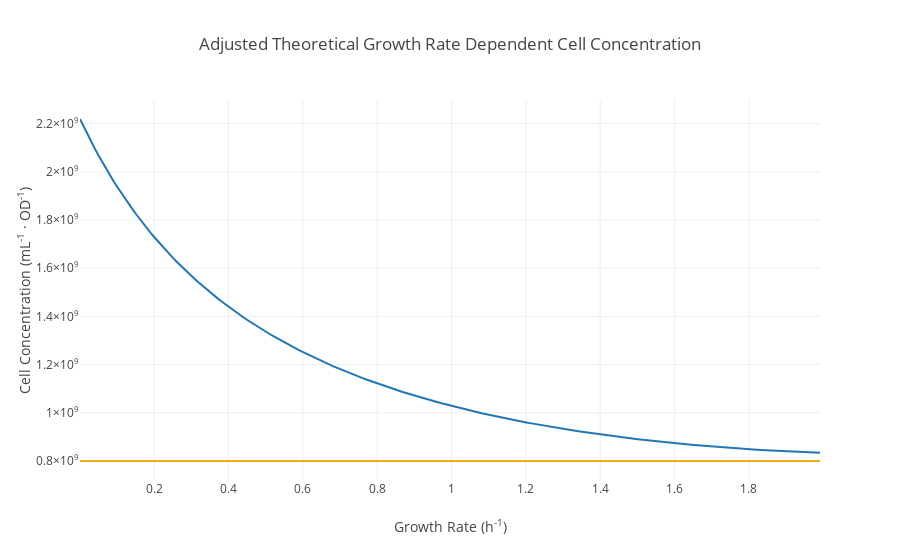

Notebook code for this chart:
### Code cell
trace = go.Scatter(
    name='Measurement',
    x=ageRange,
    y=[popCellCount(i) for i in ageRange],
    mode='lines',
    line=dict(color='rgb(31, 119, 180)'))

trace1 = go.Scatter(
    name='Measurement',
    x=ageRange,
    y=[8.0*10.0**8.0]*len(ageRange),
    mode='lines',
    line=dict(color='rgb(236, 171, 20)'))


# Trace order can be important
# with continuous error bars
data = [trace, trace1]

layout = go.Layout(
    xaxis=dict(title='Growth Rate (h<sup>-1</sup>)'),
    yaxis=dict(title='Cell Concentration (mL<sup>-1</sup> &#183; OD<sup>-1</sup>)', exponentformat = 'power'),
    title='Adjusted Theoretical Growth Rate Dependent Cell Concentration',
    showlegend = False)

fig = go.Figure(data=data, layout=layout)
iplot(fig, filename='pandas-continuous-error-bars')

### Figure 1 — Plotly figure (JSON) as saved in the notebook; plotly's stock layout.template omitted (floating-point values rounded to 4 significant figures; data arrays with more than 128 entries replaced by an {"elided": "..."} marker saying what was removed)
{"data": [{"line": {"color": "rgb(31, 119, 180)"}, "mode": "lines", "name": "Measurement", "type": "scatter", "uid": "02a5a989-db70-4648-8cc2-71cc0f1870fb", "x": {"elided": "200 float values"}, "y": {"elided": "200 float values"}}, {"line": {"color": "rgb(236, 171, 20)"}, "mode": "lines", "name": "Measurement", "type": "scatter", "uid": "f564617c-37d9-4736-a378-9007f71eb3f1", "x": {"elided": "200 float values"}, "y": {"elided": "200 int values"}}], "layout": {"showlegend": false, "title": {"text": "Adjusted Theoretical Growth Rate Dependent Cell Concentration"}, "xaxis": {"title": {"text": "Growth Rate (h<sup>-1</sup>)"}}, "yaxis": {"exponentformat": "power", "title": {"text": "Cell Concentration (mL<sup>-1</sup> &#183; OD<sup>-1</sup>)"}}}}
